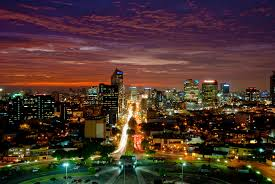
%> input picture Lab2S6_Imagenes/imagenes2/imagen4.bmp, 275 x 184 px
$ octave Lab2S6_Probe2.m   (GNU Octave 9; MATLAB toolbox functions it lacks are replaced by stand-ins)
%> lines starting %> are read from the running program, lines starting %| are printed output that depends on the picture
close all, clear all, clc
M = imread('imagenes2/imagen4.bmp');
%> M is the input picture: size 184x275x3 uint8; mean R, G, B 75.9, 52.2, 45.9

MEG = rgb2gray(M);
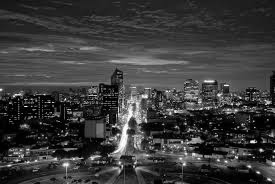
%> MEG: size 184x275 uint8; min 0, max 254, mean 58.6
[f c k] = size(MEG);
%> f = 184; c = 275; k = 1

figure
imshow(MEG);


numPixeles = f*c;
%> numPixeles = 50600

%% Histogramas

HM = zeros(1,255);  %Histograma
HMA = zeros(1,255); %Histograma acumulado

for i=1:f
    for j=1:c
        pos = MEG(i,j);
        HM(pos+1)= HM(pos+1)+1;
    end
end
%> after the loop, HM = 255 values, max 899 at index 3, min 1 at index 238, mean 198.4

acum=0;
for i=1:255
   acum = acum+HM(i);
   HMA(i)=acum;
end
%> this loop made 255 passes
%> acum on passes 1 to 3: 180, 988, 1887
%> after the loop, HMA = 255 values from 180 to 50600; acum = 50600

HM = HM/numPixeles;
%> HM = 255 values, max 0.0178 at index 3, min 1.98e-05 at index 238, mean 0.00392
HMA = HMA/numPixeles;
%> HMA = 255 values from 0.00356 to 1

figure
plot(HM);
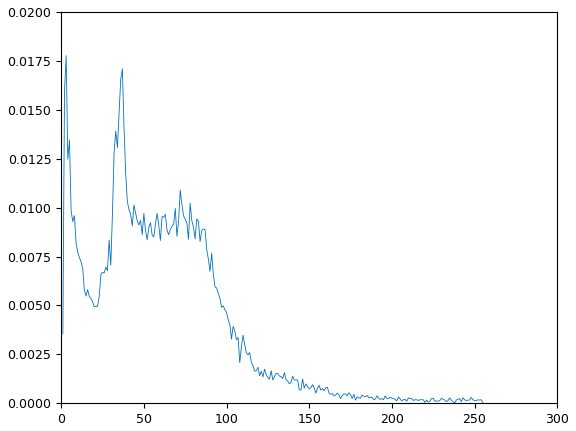
%> figure redrawn from the program's plot data; curve peaks at x = 3, y = 0.0178
figure
plot(HMA);
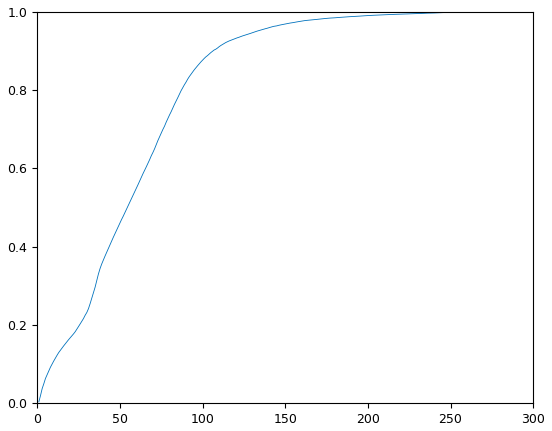
%> figure redrawn from the program's plot data; curve peaks at x = 255, y = 1


%% Ecualizacion

$ run again, with Lab2S6_Imagenes/imagenes2/imagen1.bmp copied over Lab2S6_Imagenes/imagenes2/imagen4.bmp
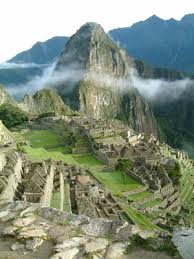
%> input picture Lab2S6_Imagenes/imagenes2/imagen1.bmp, 194 x 259 px
%> M is the input picture: size 259x194x3 uint8; mean R, G, B 133.2, 144.5, 126.9
%> `MEG = rgb2gray(M);`:
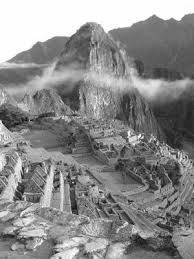
%> MEG: size 259x194 uint8; min 6, max 255, mean 139.1
%> after the loop `for i=1:f`: HM = 255 values, max 5226 at index 255, min 0 at index 1, mean 197
%> the loop `for i=1:255` made 255 passes
%> acum on passes 1 to 3: 0, 0, 0
%> after the loop `for i=1:255`: HMA = 255 values from 0 to 50246; acum = 50246
%> `HM = HM/numPixeles;`: HM = 255 values, max 0.104 at index 255, min 0 at index 1, mean 0.00392
%> `HMA = HMA/numPixeles;`: HMA = 255 values from 0 to 1
%> `plot(HMA);`:
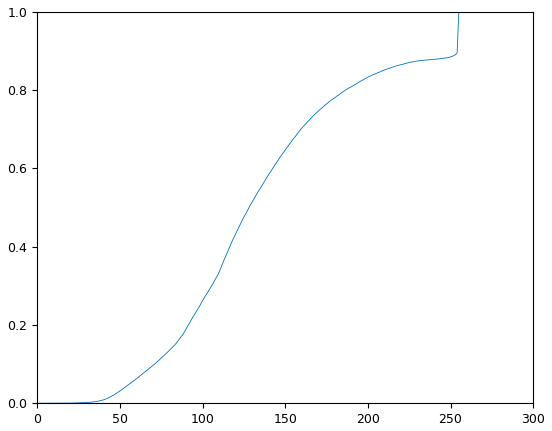
%> figure redrawn from the program's plot data; curve peaks at x = 255, y = 1

$ run again, with Lab2S6_Imagenes/imagenes2/imagen2.bmp copied over Lab2S6_Imagenes/imagenes2/imagen4.bmp
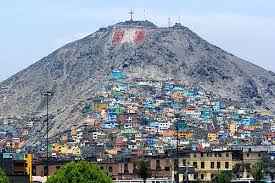
%> input picture Lab2S6_Imagenes/imagenes2/imagen2.bmp, 275 x 183 px
%> M is the input picture: size 183x275x3 uint8; mean R, G, B 136.4, 145.6, 156
%> `MEG = rgb2gray(M);`:
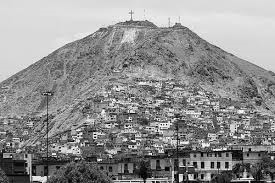
%> MEG: size 183x275 uint8; min 0, max 255, mean 144
%> after the loop `for i=1:f`: HM = 255 values, max 1593 at index 218, min 6 at index 252, mean 197.4
%> the loop `for i=1:255` made 255 passes
%> acum on passes 1 to 3: 13, 72, 129
%> after the loop `for i=1:255`: HMA = 255 values from 13 to 50325; acum = 50325
%> `HM = HM/numPixeles;`: HM = 255 values, max 0.0317 at index 218, min 0.000119 at index 252, mean 0.00392
%> `HMA = HMA/numPixeles;`: HMA = 255 values from 0.000258 to 1
%> `plot(HMA);`:
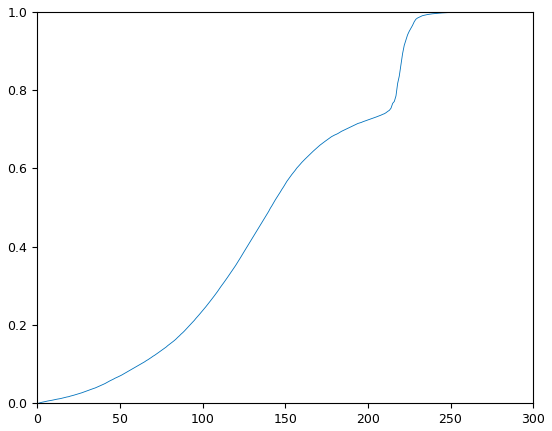
%> figure redrawn from the program's plot data; curve peaks at x = 255, y = 1

$ run again, with Lab2S6_Imagenes/imagenes2/imagen3.bmp copied over Lab2S6_Imagenes/imagenes2/imagen4.bmp
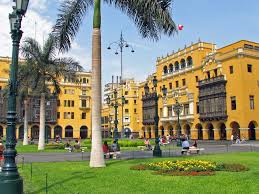
%> input picture Lab2S6_Imagenes/imagenes2/imagen3.bmp, 259 x 194 px
%> M is the input picture: size 194x259x3 uint8; mean R, G, B 137, 140.3, 110.8
%> `MEG = rgb2gray(M);`:
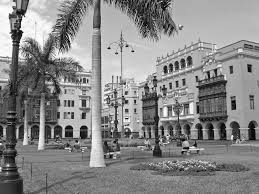
%> MEG: size 194x259 uint8; min 1, max 255, mean 136
%> after the loop `for i=1:f`: HM = 255 values, max 491 at index 135, min 0 at index 1, mean 197
%> the loop `for i=1:255` made 255 passes
%> acum on passes 1 to 3: 0, 14, 28
%> after the loop `for i=1:255`: HMA = 255 values from 0 to 50246; acum = 50246
%> `HM = HM/numPixeles;`: HM = 255 values, max 0.00977 at index 135, min 0 at index 1, mean 0.00392
%> `HMA = HMA/numPixeles;`: HMA = 255 values from 0 to 1
%> `plot(HMA);`:
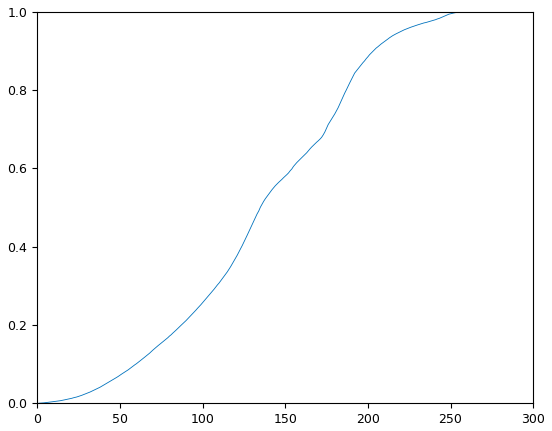
%> figure redrawn from the program's plot data; curve peaks at x = 255, y = 1
